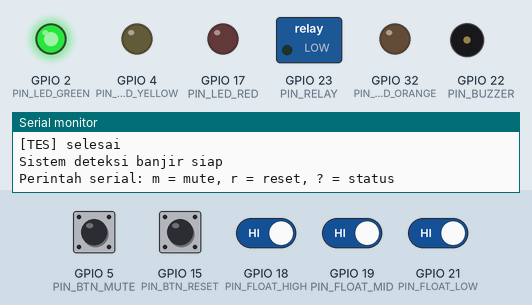
This sketch was run on a simulated ESP32. On the bench: switched loads named in the sketch (green lamp = pin HIGH), output pins drawn as LEDs (lit = HIGH), buzzer (waves = sounding), the last lines printed to the serial monitor. The inputs (shaded band) are chosen by the test bench; at power-on: GPIO 5 (PIN_BTN_MUTE), GPIO 15 (PIN_BTN_RESET), GPIO 18 (PIN_FLOAT_HIGH), GPIO 19 (PIN_FLOAT_MID), GPIO 21 (PIN_FLOAT_LOW) HIGH.

Above: at 6.0 s.
6.1 s: GPIO 15 (PIN_BTN_RESET) pulled LOW for 0.15 s
At 6.39 s:
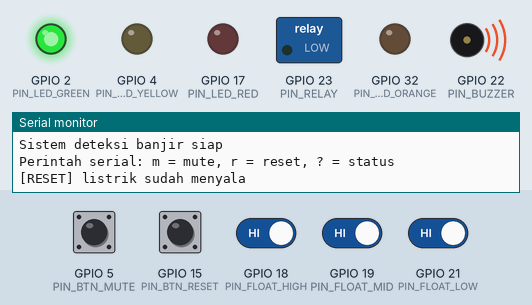
7.9 s: GPIO 19 (PIN_FLOAT_MID) driven LOW
At 8.65 s:
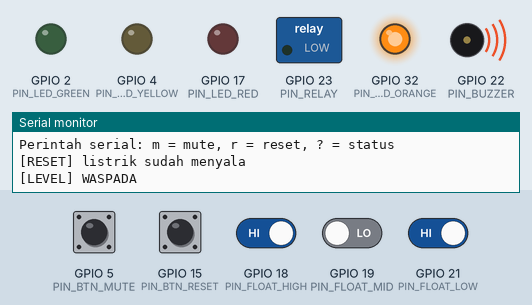
At 9.8 s:
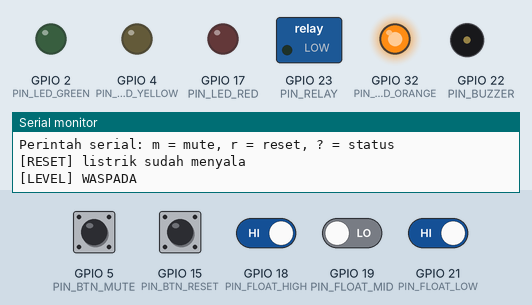
10.9 s: GPIO 18 (PIN_FLOAT_HIGH) driven LOW
Timing chart, 0 to 11.6 s (numbered marks = the images above; inputs shaded):
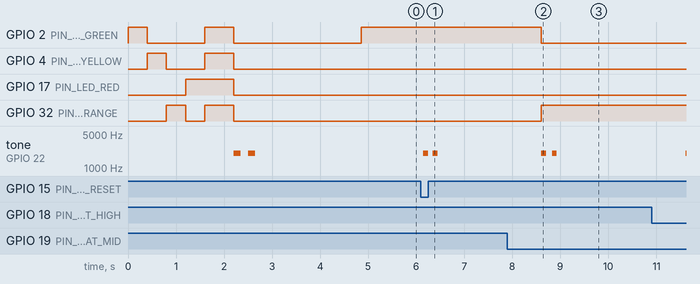

The sketch:

sketch.ino
```cpp
#include <Arduino.h>

#define RELAY_ACTIVE_LOW 1

// Modul relay 5V aktif LOW tidak mau lepas kalau diberi HIGH 3,3V dari ESP32.
// Mode open-drain: ON = pin LOW, OFF = pin dilepas (INPUT) sehingga modul
// menarik IN ke 5V sendiri. Ubah ke 0 kalau memakai transistor atau jumper H.
#define RELAY_OPEN_DRAIN 1

const uint8_t PIN_FLOAT_LOW = 21;
const uint8_t PIN_FLOAT_MID = 19;
const uint8_t PIN_FLOAT_HIGH = 18;

const uint8_t PIN_LED_GREEN = 2;
const uint8_t PIN_LED_YELLOW = 4;
const uint8_t PIN_LED_ORANGE = 32;
const uint8_t PIN_LED_RED = 17;

const uint8_t PIN_BUZZER = 22;
const uint8_t PIN_RELAY = 23;
const uint8_t PIN_BTN_MUTE = 5;
const uint8_t PIN_BTN_RESET = 15;

const uint32_t FLOAT_DEBOUNCE_MS = 700;
const uint32_t BUTTON_DEBOUNCE_MS = 40;

const char* const LEVEL_NAMES[4] = {"AMAN", "SIAGA", "WASPADA", "BAHAYA"};

struct Step {
  uint16_t ms;
  bool sound;
};

const Step PAT_SIAGA[] = {{120, true}, {4880, false}};
const Step PAT_WASPADA[] = {{100, true}, {120, false}, {100, true}, {2680, false}};
const Step PAT_BAHAYA[] = {{80, true}, {80, false}, {80, true}, {80, false}, {80, true}, {520, false}};
const Step PAT_REJECT[] = {{70, true}, {70, false}, {70, true}, {70, false}, {70, true}, {70, false}, {70, true}, {330, false}};
const Step PAT_CONFIRM[] = {{100, true}, {100, false}, {100, true}, {600, false}};

struct DebouncedInput {
  uint8_t pin;
  bool raw;
  bool stable;
  uint32_t changedAt;
};

enum Feedback {
  FB_NONE,
  FB_REJECT,
  FB_CONFIRM
};

DebouncedInput floats[3] = {
    {PIN_FLOAT_LOW, false, false, 0},
    {PIN_FLOAT_MID, false, false, 0},
    {PIN_FLOAT_HIGH, false, false, 0},
};

DebouncedInput btnMute = {PIN_BTN_MUTE, false, false, 0};
DebouncedInput btnReset = {PIN_BTN_RESET, false, false, 0};

uint8_t level = 0;
bool muted = false;
bool powerLatched = false;

const Step* curPat = nullptr;
uint8_t curLen = 0;
uint8_t curIdx = 0;
uint32_t stepStart = 0;

Feedback feedback = FB_NONE;
uint32_t feedbackStart = 0;
uint32_t feedbackUntil = 0;

void setRelayPower(bool powerOn) {
#if RELAY_ACTIVE_LOW && RELAY_OPEN_DRAIN
  if (powerOn) {
    pinMode(PIN_RELAY, OUTPUT);
    digitalWrite(PIN_RELAY, LOW);
  } else {
    pinMode(PIN_RELAY, INPUT);
  }
#elif RELAY_ACTIVE_LOW
  pinMode(PIN_RELAY, OUTPUT);
  digitalWrite(PIN_RELAY, powerOn ? LOW : HIGH);
#else
  pinMode(PIN_RELAY, OUTPUT);
  digitalWrite(PIN_RELAY, powerOn ? HIGH : LOW);
#endif
}

bool readTriggered(uint8_t pin) {
  return digitalRead(pin) == LOW;
}

bool updateDebounced(DebouncedInput& input, uint32_t now, uint32_t debounceMs) {
  bool raw = readTriggered(input.pin);
  if (raw != input.raw) {
    input.raw = raw;
    input.changedAt = now;
  }
  if (input.stable != input.raw && (now - input.changedAt) >= debounceMs) {
    input.stable = input.raw;
    return true;
  }
  return false;
}

const char* levelName(uint8_t value) {
  if (value > 3) return "?";
  return LEVEL_NAMES[value];
}

void applySound(bool on) {
  if (muted) on = false;
  if (on) {
    tone(PIN_BUZZER, 2000);
  } else {
    noTone(PIN_BUZZER);
  }
}

void startPattern(const Step* pattern, uint8_t length) {
  curPat = pattern;
  curLen = length;
  curIdx = 0;
  stepStart = millis();
  applySound(length > 0 ? pattern[0].sound : false);
}

void updateBuzzer(uint32_t now) {
  if (curPat == nullptr || curLen == 0) return;
  while ((uint32_t)(now - stepStart) >= curPat[curIdx].ms) {
    stepStart += curPat[curIdx].ms;
    curIdx++;
    if (curIdx >= curLen) curIdx = 0;
    applySound(curPat[curIdx].sound);
  }
}

void applyRelay() {
  bool powerOn = !powerLatched;
  setRelayPower(powerOn);
}

void displayLeds(uint32_t now) {
  bool green = false;
  bool yellow = false;
  bool orange = false;
  bool red = false;

  if (feedback == FB_REJECT) {
    red = ((now - feedbackStart) / 120) % 2 == 0;
  } else if (feedback == FB_CONFIRM) {
    green = true;
  } else if (powerLatched && level < 3) {
    red = true;
  } else {
    green = level == 0;
    yellow = level == 1;
    orange = level == 2;
    red = level == 3;
  }

  digitalWrite(PIN_LED_GREEN, green ? HIGH : LOW);
  digitalWrite(PIN_LED_YELLOW, yellow ? HIGH : LOW);
  digitalWrite(PIN_LED_ORANGE, orange ? HIGH : LOW);
  digitalWrite(PIN_LED_RED, red ? HIGH : LOW);
}

void selectPattern() {
  if (feedback != FB_NONE) return;
  if (powerLatched && level < 3) {
    startPattern(PAT_BAHAYA, sizeof(PAT_BAHAYA) / sizeof(PAT_BAHAYA[0]));
    return;
  }
  switch (level) {
    case 1:
      startPattern(PAT_SIAGA, sizeof(PAT_SIAGA) / sizeof(PAT_SIAGA[0]));
      break;
    case 2:
      startPattern(PAT_WASPADA, sizeof(PAT_WASPADA) / sizeof(PAT_WASPADA[0]));
      break;
    case 3:
      startPattern(PAT_BAHAYA, sizeof(PAT_BAHAYA) / sizeof(PAT_BAHAYA[0]));
      break;
    default:
      startPattern(nullptr, 0);
      break;
  }
}

void startFeedback(Feedback type) {
  feedback = type;
  feedbackStart = millis();
  feedbackUntil = feedbackStart + 900;
  if (type == FB_REJECT) {
    startPattern(PAT_REJECT, sizeof(PAT_REJECT) / sizeof(PAT_REJECT[0]));
  } else {
    startPattern(PAT_CONFIRM, sizeof(PAT_CONFIRM) / sizeof(PAT_CONFIRM[0]));
  }
}

void updateFeedback(uint32_t now) {
  if (feedback != FB_NONE && (int32_t)(now - feedbackUntil) >= 0) {
    feedback = FB_NONE;
    selectPattern();
  }
}

void onLevelChanged(uint8_t newLevel) {
  level = newLevel;

  if (level == 3 && !powerLatched) {
    powerLatched = true;
    applyRelay();
    Serial.print("[LISTRIK] ");
    Serial.print(levelName(level));
    Serial.println(" - lampu dimatikan, tunggu air surut lalu tekan RESET");
  }

  selectPattern();

  Serial.print("[LEVEL] ");
  Serial.println(levelName(level));
}

void setMuted(bool value) {
  muted = value;
  if (curLen > 0) {
    applySound(curPat[curIdx].sound);
  } else {
    applySound(false);
  }
  Serial.println(muted ? "[MUTE] suara dimatikan" : "[MUTE] suara dinyalakan");
}

void requestReset() {
  if (!powerLatched) {
    startFeedback(FB_CONFIRM);
    Serial.println("[RESET] listrik sudah menyala");
    return;
  }
  if (level != 0) {
    startFeedback(FB_REJECT);
    Serial.print("[RESET] ditolak, air masih level ");
    Serial.println(levelName(level));
    return;
  }
  powerLatched = false;
  applyRelay();
  startFeedback(FB_CONFIRM);
  Serial.println("[RESET] air aman, listrik dinyalakan kembali");
}

void updateInputs(uint32_t now) {
  bool floatChanged = false;
  for (uint8_t i = 0; i < 3; i++) {
    if (updateDebounced(floats[i], now, FLOAT_DEBOUNCE_MS)) floatChanged = true;
  }

  if (floatChanged) {
    uint8_t newLevel = 0;
    if (floats[2].stable) {
      newLevel = 3;
    } else if (floats[1].stable) {
      newLevel = 2;
    } else if (floats[0].stable) {
      newLevel = 1;
    }
    if (newLevel != level) onLevelChanged(newLevel);
  }

  if (updateDebounced(btnMute, now, BUTTON_DEBOUNCE_MS) && btnMute.stable) {
    setMuted(!muted);
  }
  if (updateDebounced(btnReset, now, BUTTON_DEBOUNCE_MS) && btnReset.stable) {
    requestReset();
  }
}

void printStatus() {
  Serial.print("Level=");
  Serial.print(levelName(level));
  Serial.print(" Float=");
  Serial.print(floats[0].stable ? '1' : '0');
  Serial.print(floats[1].stable ? '1' : '0');
  Serial.print(floats[2].stable ? '1' : '0');
  Serial.print(" Mute=");
  Serial.print(muted ? "ON" : "OFF");
  Serial.print(" Listrik=");
  Serial.println(powerLatched ? "PUTUS" : "NYALA");
}

void handleSerial() {
  while (Serial.available() > 0) {
    int c = Serial.read();
    if (c == 'm' || c == 'M') {
      setMuted(!muted);
    } else if (c == 'r' || c == 'R') {
      requestReset();
    } else if (c == '?') {
      printStatus();
    }
  }
}

// Tes komponen saat boot: tiap LED menyala bergantian, buzzer bunyi,
// lalu relay diklik sekali. Ubah ke 0 untuk mematikan tes ini.
#define SELF_TEST_ON_BOOT 1

void testBuzzer(bool on) {
  if (on) {
    tone(PIN_BUZZER, 2000);
  } else {
    noTone(PIN_BUZZER);
  }
}

void testRelay(bool powerOn) {
  setRelayPower(powerOn);
}

void selfTest() {
  const uint8_t leds[4] = {PIN_LED_GREEN, PIN_LED_YELLOW, PIN_LED_ORANGE, PIN_LED_RED};
  const char* const ledNames[4] = {"hijau", "kuning", "oranye", "merah"};

  Serial.println("[TES] mulai tes komponen");

  for (uint8_t i = 0; i < 4; i++) {
    Serial.print("[TES] LED ");
    Serial.println(ledNames[i]);
    digitalWrite(leds[i], HIGH);
    delay(400);
    digitalWrite(leds[i], LOW);
  }

  Serial.println("[TES] semua LED");
  for (uint8_t i = 0; i < 4; i++) digitalWrite(leds[i], HIGH);
  delay(600);
  for (uint8_t i = 0; i < 4; i++) digitalWrite(leds[i], LOW);

  Serial.println("[TES] buzzer");
  for (uint8_t i = 0; i < 2; i++) {
    testBuzzer(true);
    delay(150);
    testBuzzer(false);
    delay(150);
  }

  Serial.println("[TES] relay nyala (lampu menyala)");
  testRelay(true);
  delay(1000);
  Serial.println("[TES] relay mati (lampu mati)");
  testRelay(false);
  delay(1000);

  Serial.println("[TES] selesai");
}

void setup() {
  Serial.begin(9600);

  pinMode(PIN_BUZZER, OUTPUT);
  digitalWrite(PIN_BUZZER, LOW);

  pinMode(PIN_LED_GREEN, OUTPUT);
  pinMode(PIN_LED_YELLOW, OUTPUT);
  pinMode(PIN_LED_ORANGE, OUTPUT);
  pinMode(PIN_LED_RED, OUTPUT);
  digitalWrite(PIN_LED_GREEN, LOW);
  digitalWrite(PIN_LED_YELLOW, LOW);
  digitalWrite(PIN_LED_ORANGE, LOW);
  digitalWrite(PIN_LED_RED, LOW);

  setRelayPower(false);

  pinMode(PIN_FLOAT_LOW, INPUT_PULLUP);
  pinMode(PIN_FLOAT_MID, INPUT_PULLUP);
  pinMode(PIN_FLOAT_HIGH, INPUT_PULLUP);
  pinMode(PIN_BTN_MUTE, INPUT_PULLUP);
  pinMode(PIN_BTN_RESET, INPUT_PULLUP);

#if SELF_TEST_ON_BOOT
  selfTest();
#endif

  delay(50);

  for (uint8_t i = 0; i < 3; i++) {
    bool triggered = readTriggered(floats[i].pin);
    floats[i].raw = triggered;
    floats[i].stable = triggered;
    floats[i].changedAt = millis();
  }
  btnMute.raw = readTriggered(btnMute.pin);
  btnMute.stable = btnMute.raw;
  btnMute.changedAt = millis();
  btnReset.raw = readTriggered(btnReset.pin);
  btnReset.stable = btnReset.raw;
  btnReset.changedAt = millis();

  if (floats[2].stable) {
    level = 3;
  } else if (floats[1].stable) {
    level = 2;
  } else if (floats[0].stable) {
    level = 1;
  } else {
    level = 0;
  }

  if (level == 3) powerLatched = true;
  applyRelay();
  selectPattern();
  displayLeds(millis());

  Serial.println("Sistem deteksi banjir siap");
  Serial.println("Perintah serial: m = mute, r = reset, ? = status");

}

void loop() {
  uint32_t now = millis();

  updateInputs(now);
  updateBuzzer(now);
  updateFeedback(now);
  displayLeds(now);
  handleSerial();

  delay(5);
}
```

Measured:
- after the input at 6.1 s, tone on GPIO 22 (PIN_BUZZER): alternates 2000 Hz for 0.10 s and silent for 0.10 s, 4 changes in all, then stays silent, starting at once
- after the input at 7.9 s, GPIO 2 (PIN_LED_GREEN): HIGH → LOW after 0.70 s; GPIO 32 (PIN_LED_ORANGE): LOW → HIGH after 0.70 s; tone on GPIO 22 (PIN_BUZZER): alternates 2000 Hz for 0.10 s and silent for 0.12 s, 4 changes in all, then stays silent, starting after 0.70 s
